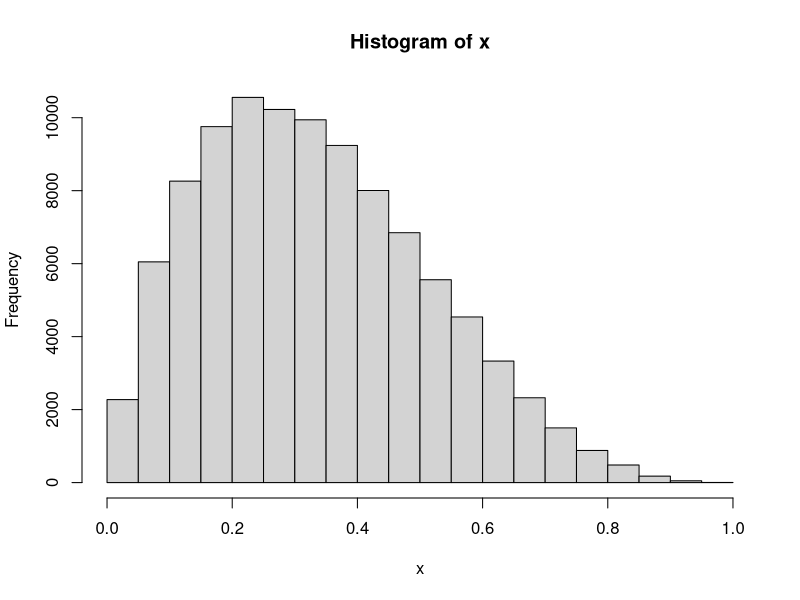
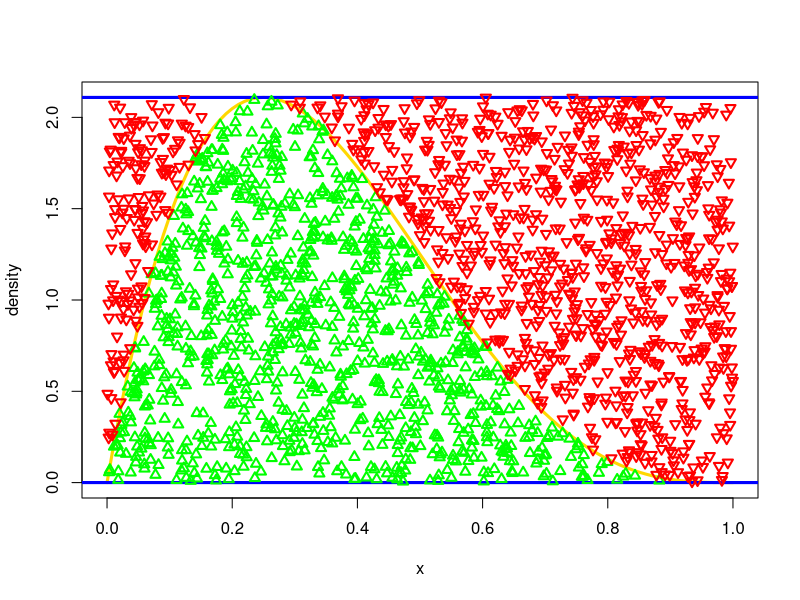
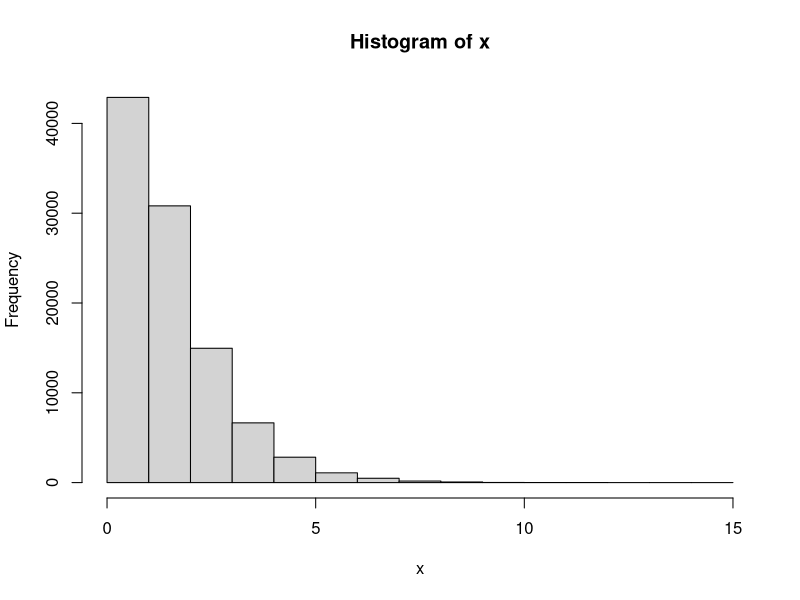
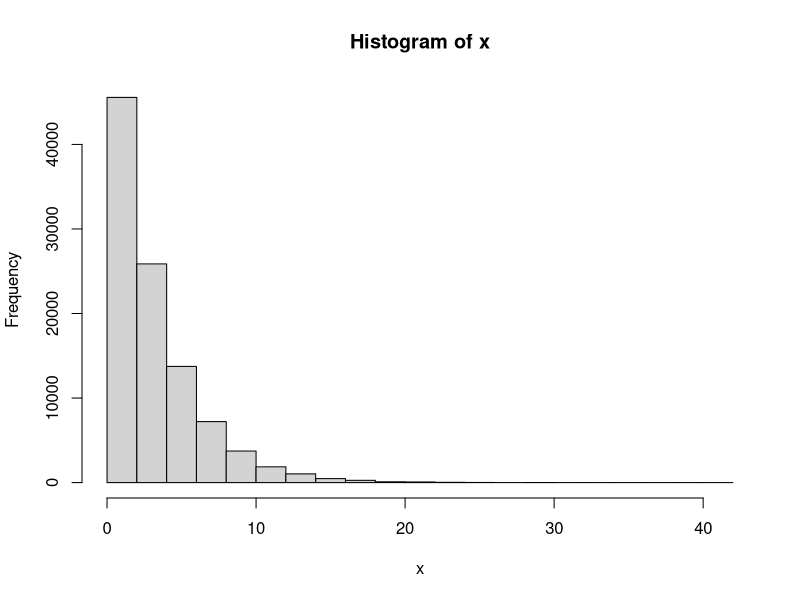
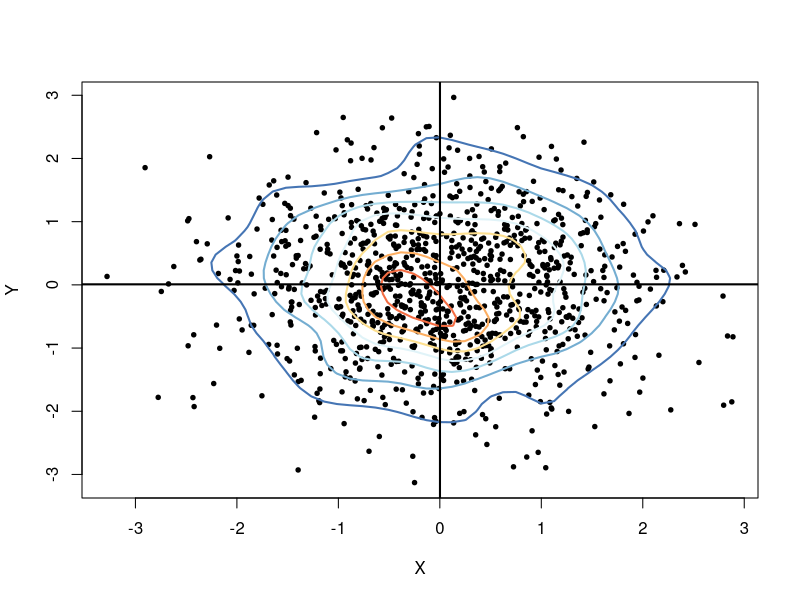
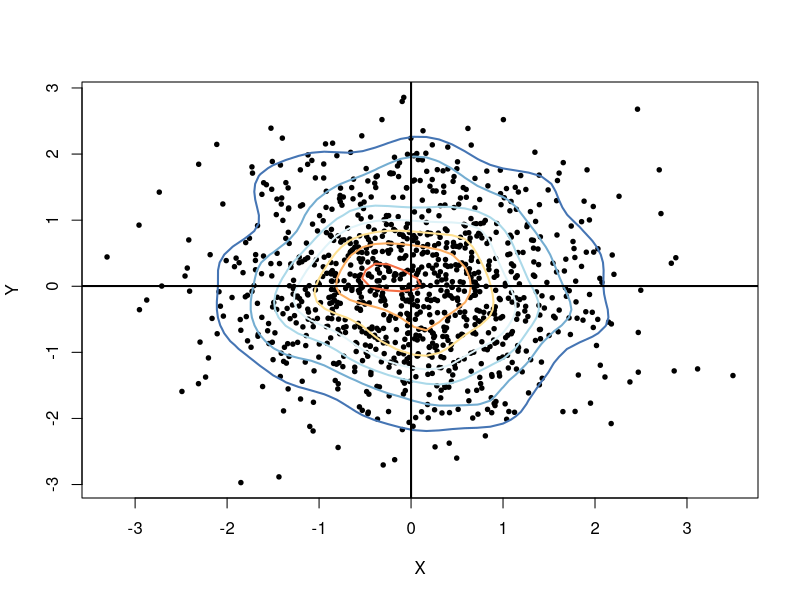

Generate these figures, in order, with R: (Note: this script raises an error after producing the figures.)
###### Rejection sampling, Box-Muller algorithm ######

###### Example 1: Rejection sampling from Beta(2,4).

n = 10^5	# we draw n samples from Beta(2,4) 
const = 256/27
x = numeric(n)	# record the x samples
S = numeric(n)	# record the number of iterations needed for each acceptance

set.seed(2018)
for (i in 1:n) {
	y = runif(1)
	u = runif(1)
	counter = 1		# count the number of iterations for each new x
	while (u > const*y*(1-y)^3) {
		y = runif(1)	# propose another y
		u = runif(1)
		counter = counter + 1
	}
	x[i] = y
	S[i] = counter
}

mean(S)	# the average number of iterations to simulate one single x
summary(x)
hist(x)	# plot the histogram of the x sample

### plot for the rejection sampling for Example 1

n = 10^3
y.full = vector()	# record all proposed y
u.full = vector()	# record all proposed u
S = numeric(n)	# record the number of iterations needed for each acceptance

set.seed(2018)
for (i in 1:n) {
	y = runif(1)
	u = runif(1)
	y.full = c(y.full, y)
	u.full = c(u.full, u)
	counter = 1		# count the number of iterations for each new x
	while (u > const*y*(1-y)^3) {
		y = runif(1)	# propose another y
		u = runif(1)
		y.full = c(y.full, y)
		u.full = c(u.full, u)
		counter = counter + 1
	}
	S[i] = counter
}

M = 135/64
data.full = cbind(y.full, u.full * M)	# combined 2-d vector (y,u)
ind.accept = cumsum(S)	# accepted indexes
ind.reject = setdiff(1:sum(S), cumsum(S))		# rejected indexes

# plot the rejection sampler
curve(dbeta(x,2,4),xlim=c(0,1),ylim=c(0,M),lwd=3,col="gold",
	xlab="x",ylab="density")
abline(h=M, lwd=3, col="blue")
abline(h=0, lwd=3, col="blue")
points(data.full[ind.accept,],lwd=2,col="green",pch=24)
points(data.full[ind.reject,],lwd=2,col="red",pch=25)


###### Example 2: Rejection sampling from Gamma(1.5,1)

n = 10^5		# we draw n samples
const = 2*exp(1)/3 
x = numeric(n)	# record the x samples
S = numeric(n)	# record the number of iterations needed for each acceptance

set.seed(2018)
for (i in 1:n) {
   u1 = runif(1)
   u2 = runif(1)
   y = -log(u1)*3/2
   counter = 1
   while (u2 > ((const*y)^(1/2)*exp(-y/3))) {
       u1 = runif(1)
	   u2 = runif(1)
       y = -log(u1)*3/2		# propose another y
       counter = counter + 1
   }
   x[i] = y
   S[i] = counter
}

mean(S)	# the average number of iterations to simulate one single x
summary(x)
hist(x)	# plot the histogram of the x sample


###### Example 3: Rejection sampling without normalizing constant

n = 10^5	# we draw n samples
x = numeric(n)	# record the x samples
S = numeric(n)	# record the number of iterations needed for each acceptance

set.seed(2018)
for (i in 1:n) {
	y = -log(runif(1))*3
	u = runif(1)
	counter = 1		# count the number of iterations for each new x
	while (u > exp(-sqrt(y^2+1)/3+y/3)) {
		y = -log(runif(1))*3	# propose another y
		u = runif(1)
		counter = counter + 1
	}
	x[i] = y
	S[i] = counter
}

mean(S)	# the average number of iterations to simulate one single x
summary(x)
hist(x)	# plot the histogram of the x sample


###### Box-Muller Algorithm v1 

set.seed(2018)
n = 10^3
u1 = runif(n)
R = sqrt(-2*log(u1))
theta = runif(n, min=0, max=2*pi)
X = R * cos(theta)
Y = R * sin(theta)

### draw 2d contour plots for the bivariate density
library(RColorBrewer)
library(MASS)
k.col = 10
my.cols = rev(brewer.pal(k.col, "RdYlBu"))
Z = kde2d(X, Y, n=50)	# 2d kernel density estimation
xy.data = cbind(X,Y)
plot(xy.data, xlab="X", ylab="Y", pch=19, cex=.6)
contour(Z, drawlabels=F, nlevels=k.col, col=my.cols, lwd=2, add=T)
abline(h=mean(X), v=mean(Y), lwd=2)


###### Box-Muller Algorithm v2

set.seed(2018)
n = 10^3
counter = 0
X = numeric(n)
Y = numeric(n)

while (counter < n) {
	u1 = runif(1, min=-1, max=1)
	u2 = runif(1, min=-1, max=1)
	s = u1^2 + u2^2
	if (s <= 1) {
		r.new = sqrt(-2*log(s)/s)
		x = r.new * u1
		y = r.new * u2
		counter = counter + 1
		X[counter] = x
		Y[counter] = y
	}
}

### draw 2d contour plots for the bivariate density
library(RColorBrewer)
library(MASS)
k.col = 10
my.cols = rev(brewer.pal(k.col, "RdYlBu"))
Z = kde2d(X, Y, n=50)	# 2d kernel density estimation
xy.data = cbind(X,Y)
plot(xy.data, xlab="X", ylab="Y", pch=19, cex=.6)
contour(Z, drawlabels=F, nlevels=k.col, col=my.cols, lwd=2, add=T)
abline(h=mean(X), v=mean(Y), lwd=2)


###### Generate general multivariate normals
### We generate 10-dimensional normal, with mean=1:10, var=1:10, all equal correlation = 0.5

d = 10
n = 10^3
mu = 1:10
cor.mat = matrix(0.5, nrow = d, ncol = d)
diag(cor.mat) = 1
D = diag(sqrt(1:10))
Sigma = D %*% cor.mat %*% D

### Method 1: in one command mvrnorm() from MASS
library(MASS)
X = mvrnorm(n, mu, Sigma)	# generate n samples of d-dimensional normal
colMeans(X)	# check sample means
cov(x)		# check sample variances

### Method 2: using Cholesky decomposition
chol.x = chol(Sigma)	# chol.x is upper triangular, by R default
Z = matrix(rnorm(n*d), nrow=n, ncol=d)
X = Z %*% chol.x + rep(mu, each = n)	# be careful with the matrix operation!
colMeans(X) # check sample means
cov(x)		# check sample variances
